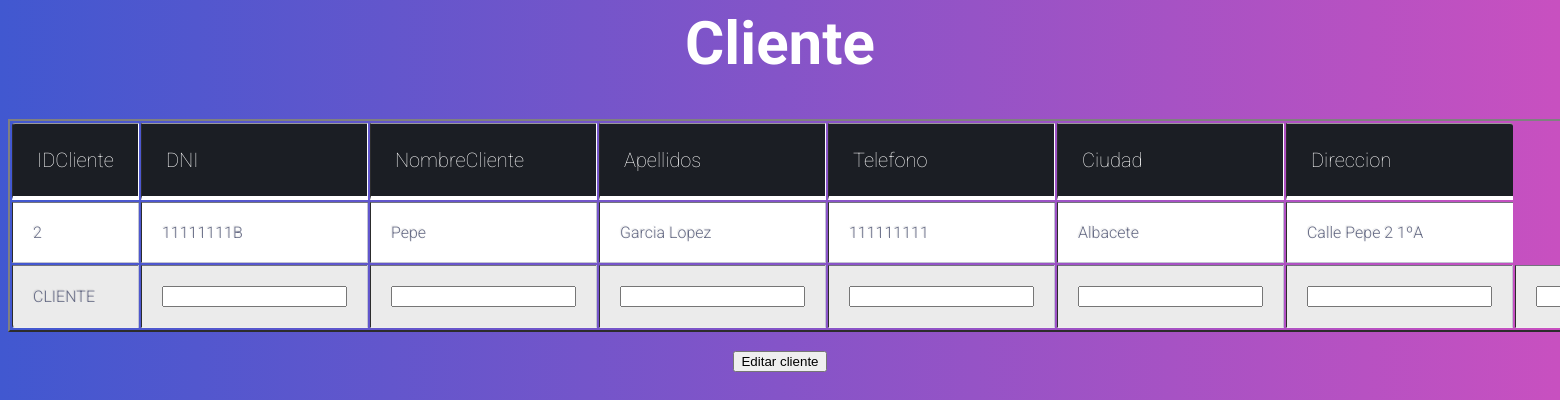
The app's page /gestor/clientes/editarcliente.php?p=2 with its own data.
### tables this page shows
CREATE TABLE `cliente` (
  `IDCliente` int(10) NOT NULL,
  `DNI` varchar(9) NOT NULL,
  `Email` varchar(30) NOT NULL,
  `Contraseña` varchar(30) NOT NULL,
  `NombreCliente` varchar(50) NOT NULL,
  `Apellidos` varchar(100) NOT NULL,
  `Telefono` varchar(12) NOT NULL,
  `Ciudad` varchar(30) NOT NULL,
  `Direccion` varchar(100) NOT NULL
);

### gestor/clientes/editarcliente.php (the view, shortened to what this page needs)
<?php
require '../../servicios/_conexion.php';
$p =  $_GET["p"];
$sql = "SELECT * FROM cliente WHERE (IDCliente = $p)";
$resultado = $conexion->query($sql);
echo "<center><h1>Cliente</h1>";
echo "<form action='editarclientepost.php' method='POST'>";
echo '  <link rel="stylesheet" type="text/css" href="../../css/gestoradmin.css">';
echo "<center><table border=2><tr><th>IDCliente</th> <th>DNI</th><th>NombreCliente</th><th>Apellidos</th><th>Telefono</th><th>Ciudad</th><th>Direccion</th></tr>";
while ($registro = $resultado->fetch_assoc()) {
    echo "<tr>";
    echo "<td>" . $registro['IDCliente'] . "</td>";
    echo "<td>" . $registro['DNI'] . "</td>";
    echo "<td>" . $registro['NombreCliente'] . "</td>";
    echo "<td>" . $registro['Apellidos'] . "</td>";
    echo "<td>" . $registro['Telefono'] . "</td>";
    echo "<td>" . $registro['Ciudad'] . "</td>";
    echo "<td>" . $registro['Direccion'] . "</td>";
    echo "</tr>";
};
echo "<tr>";
echo '<td>CLIENTE</td>';
echo '<td><input type="text" name="IDCliente" class="form-input" required/></td>';
echo '<td><input type="text" name="DNI" class="form-input" required/></td>';
echo '<td><input type="text" name="NombreCliente" class="form-input" required/></td>';
echo '<td><input type="float" name="Apellidos" class="form-input" required/></td>';
echo '<td><input type="float" name="Telefono" class="form-input" required/></td>';
echo '<td><input type="int" name="Ciudad" class="form-input" required/></td>';
echo '<td><input type="text" name="Direccion" class="form-input" required/></td>';
echo "</tr>";
echo "</table>";
echo "<br>";
echo '<center> <input class="form-btn" name="submit" class="aaaaboton" type="submit" value="Editar cliente" /></center>';
echo '</form>';
echo "<br>";

### css/gestoradmin.css (style rules this page uses)
h1 { color: #ffffff; font-family: "Roboto", helvetica, arial, sans-serif; font-size: 60px; }
th { color: #ffffff; ; background: #1b1e24; border-bottom: 4px solid #ffffff; border-right: 1px solid #ffffff; font-size: 20px; font-weight: 100; padding: 24px; text-align: left; text-shadow: 0 1px 1px rgba(0, 0, 0, 0.1); vertical-align: middle; }
th:first-child { border-top-left-radius: 3px; }
th:last-child { border-top-right-radius: 3px; border-right: none; }
table { width: auto; height: auto; }
tr { border-top: 1px solid #C1C3D1; border-bottom: 1px solid #C1C3D1; color: #666B85; font-size: 16px; font-weight: normal; text-shadow: 0 1px 1px rgba(256, 256, 256, 0.1); }
tr:first-child { border-top: none; }
tr:last-child { border-bottom: none; }
tr:nth-child(odd) td { background: #EBEBEB; }
tr:last-child td:first-child { border-bottom-left-radius: 3px; }
tr:last-child td:last-child { border-bottom-right-radius: 3px; }
td { font-weight: 300px; background: #FFFFFF; padding: 20px; text-align: left; vertical-align: middle; font-weight: 300; font-size: 16px; text-shadow: -1px -1px 1px rgba(0, 0, 0, 0.1); border-right: 1px solid #C1C3D1; }
td:last-child { border-right: 0px; }

### records on screen
cliente: IDCliente "2", DNI "11111111B", NombreCliente "Pepe", Apellidos "Garcia Lopez", Telefono "111111111", Ciudad "Albacete", Direccion "Calle Pepe 2 1ºA"
